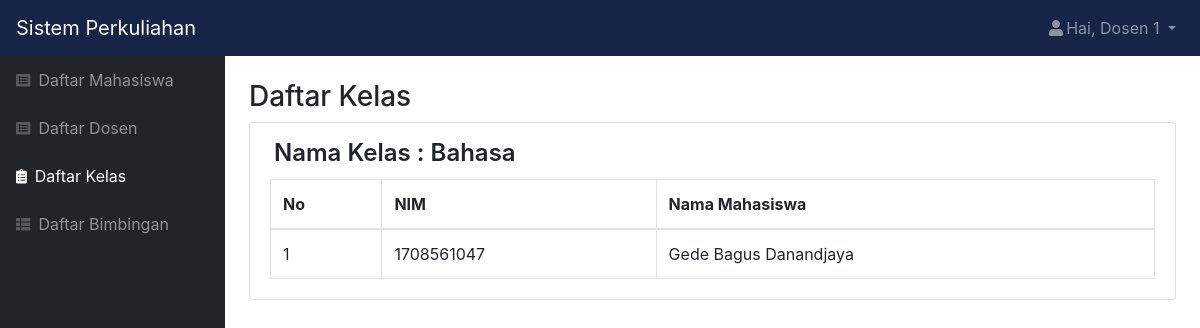
The page /kelas_lihat.php?id_kelas=10 (signed in) on the database its author committed.
### tables this page shows
CREATE TABLE `kelas` (
  `id_kelas` int(11) NOT NULL,
  `nama_kelas` varchar(100) NOT NULL,
  `jam_kuliah` varchar(20) NOT NULL,
  `kuota_kelas` int(11) NOT NULL,
  `id_dosen` int(11) NOT NULL,
  `status` varchar(20) NOT NULL
);

CREATE TABLE `join_kelas` (
  `id_join` int(11) NOT NULL,
  `id_mahasiswa` int(11) NOT NULL,
  `id_kelas` int(11) NOT NULL
);

CREATE TABLE `mahasiswa` (
  `id_mahasiswa` int(11) NOT NULL,
  `role` char(1) NOT NULL,
  `nim` char(10) NOT NULL,
  `nama` varchar(50) NOT NULL,
  `email` varchar(50) NOT NULL,
  `alamat` varchar(50) NOT NULL,
  `tanggal_lahir` date NOT NULL,
  `status` varchar(20) NOT NULL,
  `password` varchar(300) NOT NULL
);

### kelas_lihat.php (the view, shortened to what this page needs)
<?php
include "function.php";
$nama = $_SESSION['nama'];
$id_kelas = $_GET['id_kelas'];
$queryKelas = mysqli_query($koneksi, "SELECT * FROM join_kelas INNER JOIN kelas ON join_kelas.id_kelas=kelas.id_kelas INNER JOIN mahasiswa ON join_kelas.id_mahasiswa=mahasiswa.id_mahasiswa WHERE kelas.id_kelas = '$id_kelas'");
$kelas = mysqli_query($koneksi, "SELECT nama_kelas FROM kelas WHERE id_kelas = '$id_kelas'");
?>
<!DOCTYPE html>
<html lang="en">
    <head>
        <link href="css/styles.css" rel="stylesheet" />
        <link href="https://cdn.datatables.net/1.10.20/css/dataTables.bootstrap4.min.css" rel="stylesheet" />
    </head>
    <body class="sb-nav-fixed">
        <nav class="sb-topnav navbar navbar-expand navbar-dark bg-dark">
            <a class="navbar-brand" href="index.html">Sistem Perkuliahan</a>
            <ul class="navbar-nav ml-auto">
                <li class="nav-item dropdown">
                    <a class="nav-link dropdown-toggle" id="userDropdown" href="#" role="button" data-toggle="dropdown" aria-haspopup="true" aria-expanded="false"><i class="fas fa-user fa-fw"></i>Hai, <?= $nama; ?> </a>
                </li>
            </ul>
        </nav>
        <div id="layoutSidenav">
            <div id="layoutSidenav_nav">
                <nav class="sb-sidenav accordion sb-sidenav-dark" id="sidenavAccordion">
                    <div class="sb-sidenav-menu">
                        <div class="nav">
                            <a class="nav-link" href="mahasiswa.php"
                                ><div class="sb-nav-link-icon"><i class="fas fa-list-alt"></i></div>
                                Daftar Mahasiswa</a
                            >
                            <a class="nav-link" href="dosen.php"
                                ><div class="sb-nav-link-icon"><i class="fas fa-list-alt"></i></div>
                                Daftar Dosen</a
                            >
                            <a class="nav-link active" href="kelas.php"
                                ><div class="sb-nav-link-icon"><i class="fas fa-clipboard-list"></i></div>
                                Daftar Kelas</a
                            >
                            <a class="nav-link" href="bimbingan.php"
                                ><div class="sb-nav-link-icon"><i class="fas fa-th-list"></i></div>
                                Daftar Bimbingan</a
                            >
                        </div>
                    </div>
                </nav>
            </div>
            <div id="layoutSidenav_content">
                <main>
                    <div class="container-fluid">
                        <h3 class="mt-4">Daftar Kelas</h3>
                        <div class="card mb-4">
                        <?php $nama = mysqli_fetch_assoc($kelas); ?>
                            <div class="font mt-3 px-4 mb-0">
                                <h4 style="font-weight: 600;">Nama Kelas : <?= $nama['nama_kelas']; ?></h4>
                            </div>
                            <div class="card-body py-1">
                                <div class="table-responsive">
                                    <table class="table table-bordered" id="dataTable" width="100%" cellspacing="0">
                                        <thead>
                                            <tr>
                                                <th>No</th>
                                                <th>NIM</th>
                                                <th>Nama Mahasiswa</th>
                                            </tr>
                                        </thead>
                                        <?php $i=1; ?>
                                        <?php while($data = mysqli_fetch_assoc($queryKelas)) { ?>
                                            <tr>
                                                <td><?= $i; ?></td>
                                                <td><?= $data['nim']; ?></td>
                                                <td><?= $data['nama']; ?></td>
                                            </tr>
                                        <?php $i++; ?>
                                        <?php } ?>
                                    </table>
                                </div>
                            </div>
                        </div>
                </main>
            </div>
        </div>
    </body>
</html>

### rows shown on the page
kelas: nama_kelas "Bahasa"
join_kelas: id_mahasiswa.nim "1708561047", id_mahasiswa.nama "Gede Bagus Danandjaya"

### other values the page prints
$nama "Dosen 1"
